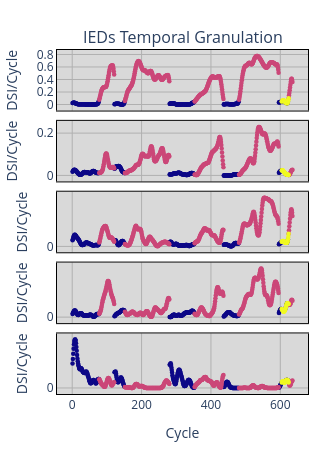

Notebook cell for this chart:
### Code cell
brngs = [f'B1_{i+1}' for i in range(5)]
brngs = ['B1_1','B1_2','B1_3','B2_2','B2_4',]
paths = [f'Dataset\DSIR1n\{brng}.csv' for brng in brngs]
DSIs = [pd.read_csv(path) for path in paths]
DSI1, DSI2, DSI3, DSI4, DSI5 = DSIs

teda=AutoCloud(m=2.0,nI=nI,nR=nR,nO=nO,ηS=[N1,N2,N3],act=act,
               tau=τ,eol=EOL,ref=ref,wtaG=WTAG,wtaP=WTAP,feedback=FEEDBACK,mO=mO,
               rho=RHO,lam=LAM,intr_state=INTR_STATE,
               rho_dyn=RHO_DYN,rho_eta=RHO_ETA,rho_T=RHO_T,rho_beta=RHO_BETA,rho_min=RHO_MIN,rho_max=RHO_MAX,
               rls_mode='pol',nf_rls=3,ff_rls=0.9,dt_rls=1e3,
               )
w = 3
teda.SimGranulation(WindowDSI(DSI1,w))   
teda.SimGranulation(WindowDSI(DSI2,w))   
teda.SimGranulation(WindowDSI(DSI3,w))   
teda.SimGranulation(WindowDSI(DSI4,w))   
teda.SimGranulation(WindowDSI(DSI5,w))   

print(f"HI (HI_Granularity): cov={teda.cov:.3f} | sp={teda.sp:.3f} | V=média(cov*sp)={teda.V:.4f} | Vsum={teda.Vsum:.4f}")
PlotSimulation(teda=teda,mode='ply',xi=10, yf=100,ftrs=5,dsi_mode='hide',)

### Figure 1 — Plotly figure (JSON) as saved in the notebook; plotly's stock layout.template omitted (floating-point values rounded to 4 significant figures; data arrays with more than 128 entries replaced by an {"elided": "..."} marker saying what was removed)
{"data": [{"marker": {"color": "rgb(13, 8, 135)", "size": 4.5}, "mode": "markers", "name": "G1", "showlegend": false, "type": "scatter", "x": {"elided": "240 int values"}, "xaxis": "x", "y": {"elided": "240 float values"}, "yaxis": "y"}, {"marker": {"color": "rgb(203, 71, 120)", "size": 4.5}, "mode": "markers", "name": "G10", "showlegend": false, "type": "scatter", "x": {"elided": "384 int values"}, "xaxis": "x", "y": {"elided": "384 float values"}, "yaxis": "y"}, {"marker": {"color": "rgb(240, 249, 33)", "size": 4.5}, "mode": "markers", "name": "G11", "showlegend": false, "type": "scatter", "x": [604, 605, 606, 607, 608, 609, 610, 611, 612, 613, 614, 615, 616, 617, 618, 619, 620, 621, 622, 623, 624], "xaxis": "x", "y": [0.04881, 0.05397, 0.05901, 0.06283, 0.06482, 0.06504, 0.06361, 0.06071, 0.0564, 0.05075, 0.0443, 0.03759, 0.03121, 0.02611, 0.02256, 0.02018, 0.02152, 0.0293, 0.0443, 0.06851, 0.1022], "yaxis": "y"}, {"marker": {"color": "rgb(13, 8, 135)", "size": 4.5}, "mode": "markers", "name": "G1", "showlegend": false, "type": "scatter", "x": {"elided": "240 int values"}, "xaxis": "x2", "y": {"elided": "240 float values"}, "yaxis": "y2"}, {"marker": {"color": "rgb(203, 71, 120)", "size": 4.5}, "mode": "markers", "name": "G10", "showlegend": false, "type": "scatter", "x": {"elided": "384 int values"}, "xaxis": "x2", "y": {"elided": "384 float values"}, "yaxis": "y2"}, {"marker": {"color": "rgb(240, 249, 33)", "size": 4.5}, "mode": "markers", "name": "G11", "showlegend": false, "type": "scatter", "x": [604, 605, 606, 607, 608, 609, 610, 611, 612, 613, 614, 615, 616, 617, 618, 619, 620, 621, 622, 623, 624], "xaxis": "x2", "y": [0.0234, 0.02379, 0.02369, 0.02318, 0.02173, 0.01985, 0.01759, 0.01527, 0.01303, 0.01096, 0.009035, 0.00753, 0.006322, 0.005215, 0.00444, 0.003897, 0.003517, 0.003252, 0.002908, 0.002509, 0.002072], "yaxis": "y2"}, {"marker": {"color": "rgb(13, 8, 135)", "size": 4.5}, "mode": "markers", "name": "G1", "showlegend": false, "type": "scatter", "x": {"elided": "240 int values"}, "xaxis": "x3", "y": {"elided": "240 float values"}, "yaxis": "y3"}, {"marker": {"color": "rgb(203, 71, 120)", "size": 4.5}, "mode": "markers", "name": "G10", "showlegend": false, "type": "scatter", "x": {"elided": "384 int values"}, "xaxis": "x3", "y": {"elided": "384 float values"}, "yaxis": "y3"}, {"marker": {"color": "rgb(240, 249, 33)", "size": 4.5}, "mode": "markers", "name": "G11", "showlegend": false, "type": "scatter", "x": [604, 605, 606, 607, 608, 609, 610, 611, 612, 613, 614, 615, 616, 617, 618, 619, 620, 621, 622, 623, 624], "xaxis": "x3", "y": [0.01493, 0.01603, 0.01682, 0.01738, 0.01766, 0.01774, 0.0171, 0.01605, 0.01495, 0.01369, 0.0127, 0.01205, 0.01187, 0.01179, 0.01189, 0.01186, 0.01323, 0.0168, 0.02244, 0.03075, 0.04132], "yaxis": "y3"}, {"marker": {"color": "rgb(13, 8, 135)", "size": 4.5}, "mode": "markers", "name": "G1", "showlegend": false, "type": "scatter", "x": {"elided": "240 int values"}, "xaxis": "x4", "y": {"elided": "240 float values"}, "yaxis": "y4"}, {"marker": {"color": "rgb(203, 71, 120)", "size": 4.5}, "mode": "markers", "name": "G10", "showlegend": false, "type": "scatter", "x": {"elided": "384 int values"}, "xaxis": "x4", "y": {"elided": "384 float values"}, "yaxis": "y4"}, {"marker": {"color": "rgb(240, 249, 33)", "size": 4.5}, "mode": "markers", "name": "G11", "showlegend": false, "type": "scatter", "x": [604, 605, 606, 607, 608, 609, 610, 611, 612, 613, 614, 615, 616, 617, 618, 619, 620, 621, 622, 623, 624], "xaxis": "x4", "y": [0.01945, 0.01841, 0.01698, 0.0156, 0.01409, 0.01325, 0.01308, 0.01361, 0.01441, 0.01576, 0.01753, 0.02045, 0.0238, 0.02723, 0.03033, 0.0325, 0.03337, 0.03311, 0.03294, 0.03229, 0.03167], "yaxis": "y4"}, {"marker": {"color": "rgb(13, 8, 135)", "size": 4.5}, "mode": "markers", "name": "G1", "showlegend": false, "type": "scatter", "x": {"elided": "240 int values"}, "xaxis": "x5", "y": {"elided": "240 float values"}, "yaxis": "y5"}, {"marker": {"color": "rgb(203, 71, 120)", "size": 4.5}, "mode": "markers", "name": "G10", "showlegend": false, "type": "scatter", "x": {"elided": "384 int values"}, "xaxis": "x5", "y": {"elided": "384 float values"}, "yaxis": "y5"}, {"marker": {"color": "rgb(240, 249, 33)", "size": 4.5}, "mode": "markers", "name": "G11", "showlegend": false, "type": "scatter", "x": [604, 605, 606, 607, 608, 609, 610, 611, 612, 613, 614, 615, 616, 617, 618, 619, 620, 621, 622, 623, 624], "xaxis": "x5", "y": [0.004559, 0.005061, 0.005334, 0.005482, 0.005496, 0.005304, 0.004876, 0.004473, 0.004439, 0.004711, 0.005088, 0.005629, 0.006285, 0.006598, 0.006669, 0.006684, 0.006658, 0.006604, 0.006178, 0.00549, 0.004621], "yaxis": "y5"}], "layout": {"annotations": [{"font": {"size": 16}, "showarrow": false, "text": "IEDs Temporal Granulation", "x": 0.5, "xanchor": "center", "xref": "paper", "y": 1.0, "yanchor": "bottom", "yref": "paper"}], "height": 450, "margin": {"b": 40, "l": 20, "r": 20, "t": 50}, "paper_bgcolor": "white", "plot_bgcolor": "#d9d9d9", "width": 328, "xaxis": {"anchor": "y", "domain": [0, 1], "gridcolor": "#b0b0b0", "linecolor": "black", "mirror": true, "showgrid": true, "showline": true, "showticklabels": false, "zeroline": false}, "xaxis2": {"anchor": "y2", "domain": [0, 1], "gridcolor": "#b0b0b0", "linecolor": "black", "mirror": true, "showgrid": true, "showline": true, "showticklabels": false, "zeroline": false}, "xaxis3": {"anchor": "y3", "domain": [0, 1], "gridcolor": "#b0b0b0", "linecolor": "black", "mirror": true, "showgrid": true, "showline": true, "showticklabels": false, "zeroline": false}, "xaxis4": {"anchor": "y4", "domain": [0, 1], "gridcolor": "#b0b0b0", "linecolor": "black", "mirror": true, "showgrid": true, "showline": true, "showticklabels": false, "zeroline": false}, "xaxis5": {"anchor": "y5", "domain": [0, 1], "gridcolor": "#b0b0b0", "linecolor": "black", "mirror": true, "showgrid": true, "showline": true, "showticklabels": true, "title": {"text": "Cycle"}, "zeroline": false}, "yaxis": {"anchor": "x", "domain": [0.824, 1.0], "gridcolor": "#b0b0b0", "linecolor": "black", "mirror": true, "showgrid": true, "showline": true, "tickvals": [0.0, 0.2, 0.4, 0.6, 0.8, 1.0], "title": {"text": "DSI/Cycle"}, "zeroline": false}, "yaxis2": {"anchor": "x2", "domain": [0.618, 0.794], "gridcolor": "#b0b0b0", "linecolor": "black", "mirror": true, "showgrid": true, "showline": true, "tickvals": [0.0, 0.2, 0.4, 0.6, 0.8, 1.0], "title": {"text": "DSI/Cycle"}, "zeroline": false}, "yaxis3": {"anchor": "x3", "domain": [0.412, 0.588], "gridcolor": "#b0b0b0", "linecolor": "black", "mirror": true, "showgrid": true, "showline": true, "tickvals": [0.0, 0.2, 0.4, 0.6, 0.8, 1.0], "title": {"text": "DSI/Cycle"}, "zeroline": false}, "yaxis4": {"anchor": "x4", "domain": [0.206, 0.382], "gridcolor": "#b0b0b0", "linecolor": "black", "mirror": true, "showgrid": true, "showline": true, "tickvals": [0.0, 0.2, 0.4, 0.6, 0.8, 1.0], "title": {"text": "DSI/Cycle"}, "zeroline": false}, "yaxis5": {"anchor": "x5", "domain": [0, 0.176], "gridcolor": "#b0b0b0", "linecolor": "black", "mirror": true, "showgrid": true, "showline": true, "tickvals": [0.0, 0.2, 0.4, 0.6, 0.8, 1.0], "title": {"text": "DSI/Cycle"}, "zeroline": false}}}
